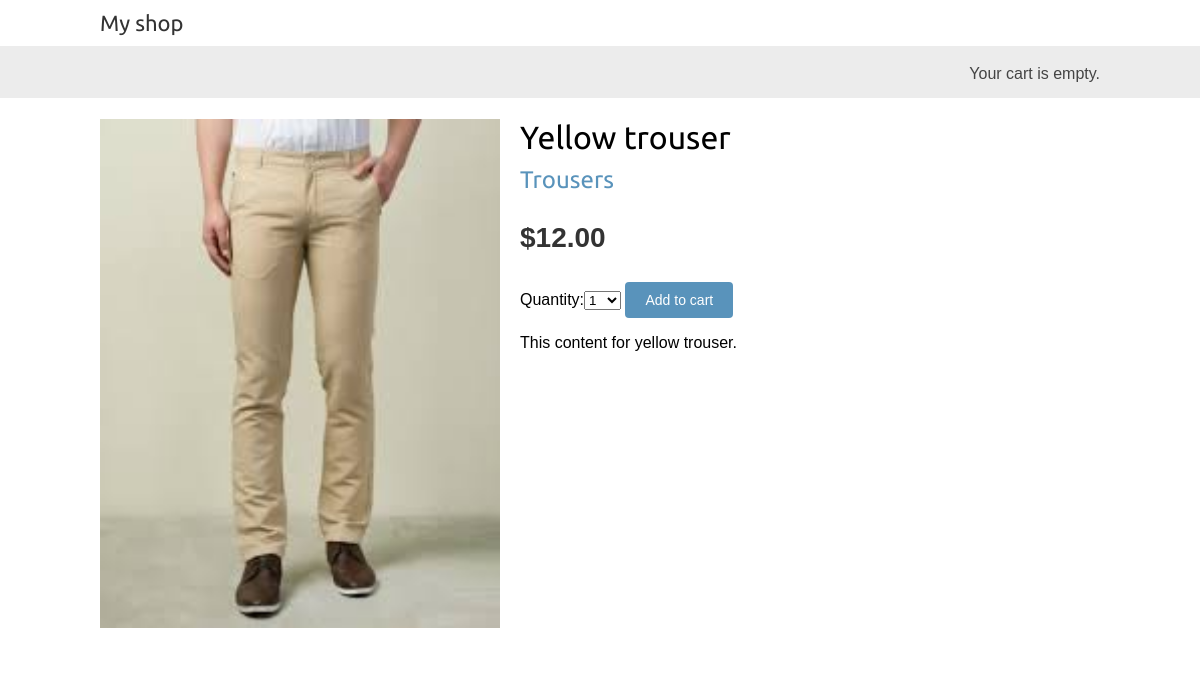
Page /2/yellow-trouser/ on the committed database.
### shop/models.py (models this page shows, shortened)
class Product(models.Model):
    category = models.ForeignKey(Category, related_name="products", on_delete=models.CASCADE)
    name = models.CharField(max_length=200, db_index=True)
    slug = models.SlugField(max_length=200, db_index=True)
    image = models.ImageField(upload_to='products/%Y/%m/%d', blank=True)
    description = models.TextField(blank=True)
    price = models.DecimalField(max_digits=12, decimal_places=2)
    available = models.BooleanField(default=True)
    created = models.DateTimeField(auto_now_add=True)
    updated = models.DateTimeField(auto_now=True)
    class Meta:
        ordering = ('name',)
        index_together = (('id', 'slug'),)

class Category(models.Model):
    name = models.CharField(max_length=200, db_index=True)
    slug = models.SlugField(max_length=200, unique=True)
    class Meta:
        ordering = ('name',)
        verbose_name = 'category'
        verbose_name_plural = 'categories'
    def __str__(self):
        return self.name

### shop/views.py (the view)
# urls.py: path('<int:id>/<slug:slug>/', views.product_detail, name='product_detail'),
def product_detail(request, id, slug):
    product = get_object_or_404(Product,
                                id=id,
                                slug=slug,
                                available=True)
    cart_product_form = CardAddProductForm()
    return render(request,
                  'shop/product/detail.html',
                  {'product': product,
                   'cart_product_form': cart_product_form})

### cart/forms.py
class CardAddProductForm(forms.Form):
    quantity = forms.TypedChoiceField(choices=PRODUCT_QUANTITY_CHOICES,
                                      coerce=int)
    override = forms.BooleanField(required=False,
                                  initial=False,
                                  widget=forms.HiddenInput)

### cart/cart.py (called while the page is built)
    def __len__(self):
        return sum(item['quantity'] for item in self.cart.values())

### cart/context_processors.py (called while the page is built)
def cart(request):
    return {'cart': Cart(request)}

### shop/templates/shop/product/detail.html (shortened to what this page needs)
{% extends 'shop/base.html' %}
{% load static %}
{% block content %}
    <div class="product-detail">
        <img src="{% if product.image %}{{ product.image.url }}{% else %}{% static 'img/no_image.png' %}{% endif %}" alt="">
        <h1>{{ product.name }}</h1>
        <h2>
            <a href="{{ product.category.get_absolute.url }}">
                {{product.category}}
            </a>
        </h2>
        <p class="price">${{ product.price }}</p>
        <form action="{% url 'cart:cart_add' product.pk %}" method="post">
            {{ cart_product_form }}
            <input type="submit" value="Add to cart">
        </form>
        {{ product.description|linebreaks }}
    </div>
{% endblock %}

### shop/static/css/base.css (style rules this page uses)
body { margin:0; padding:0; font-family:helvetica, sans-serif; }
h1, h2, h3, h4, h5 , h6 { font-family: 'Ubuntu', sans-serif; font-weight:normal; }
a { text-decoration:none; color:#5993bb; }
a.button, input[type="submit"] { color:#fff; background:#5993bb; border-radius:4px; padding:10px 20px; font-size:14px; border:0; }
.product-detail { text-align:justify; }
.product-detail .price { color:#333; font-size:28px; font-weight:bold; }
.product-detail img { width:40%; float:left; padding:0 20px 20px 0; }
.product-detail h1 { margin-bottom:0; }
.product-detail h2 { margin-top:10px; }

### rows in the picture
Product: image (picture), name "Yellow trouser", category "Trousers", price "12.00", description "This content for yellow trouser."
